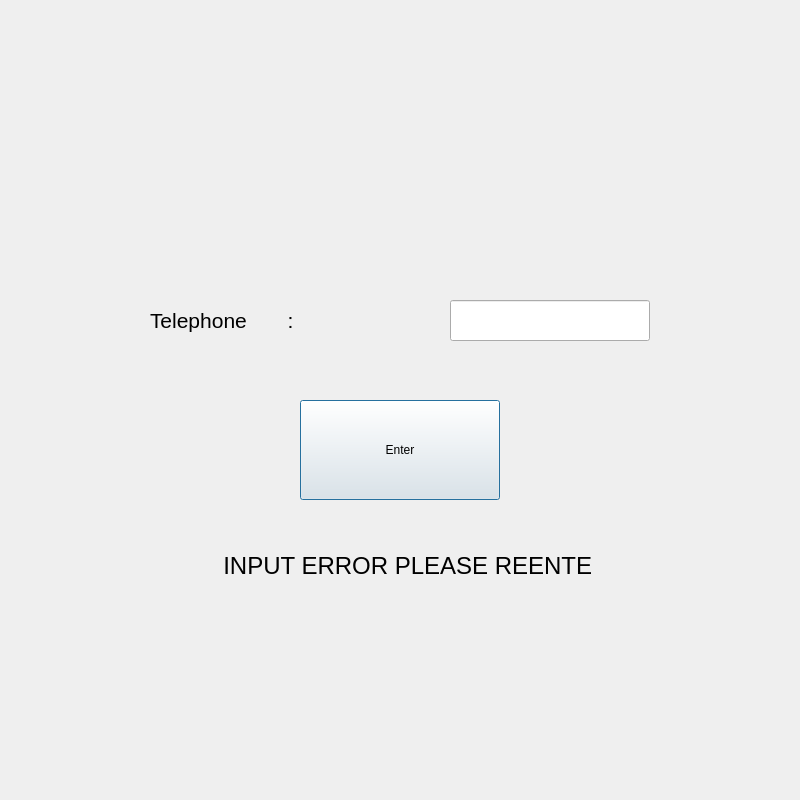
<?xml version="1.0" encoding="UTF-8"?>
<ui version="4.0">
 <class>Dialog</class>
 <widget class="QDialog" name="Dialog">
  <property name="geometry">
   <rect>
    <x>0</x>
    <y>0</y>
    <width>800</width>
    <height>800</height>
   </rect>
  </property>
  <property name="windowTitle">
   <string>Dialog</string>
  </property>
  <widget class="QLineEdit" name="lineEdit">
   <property name="geometry">
    <rect>
     <x>450</x>
     <y>300</y>
     <width>200</width>
     <height>41</height>
    </rect>
   </property>
   <property name="text">
    <string/>
   </property>
  </widget>
  <widget class="QPushButton" name="pushButton">
   <property name="geometry">
    <rect>
     <x>300</x>
     <y>400</y>
     <width>200</width>
     <height>100</height>
    </rect>
   </property>
   <property name="text">
    <string>Enter</string>
   </property>
  </widget>
  <widget class="QLabel" name="label">
   <property name="geometry">
    <rect>
     <x>150</x>
     <y>300</y>
     <width>200</width>
     <height>41</height>
    </rect>
   </property>
   <property name="font">
    <font>
     <pointsize>16</pointsize>
    </font>
   </property>
   <property name="text">
    <string>Telephone       :</string>
   </property>
   <property name="margin">
    <number>0</number>
   </property>
  </widget>
  <widget class="QLabel" name="label_3">
   <property name="geometry">
    <rect>
     <x>210</x>
     <y>510</y>
     <width>381</width>
     <height>111</height>
    </rect>
   </property>
   <property name="font">
    <font>
     <pointsize>18</pointsize>
    </font>
   </property>
   <property name="text">
    <string>  INPUT ERROR PLEASE REENTER</string>
   </property>
  </widget>
 </widget>
 <resources/>
 <connections/>
</ui>
